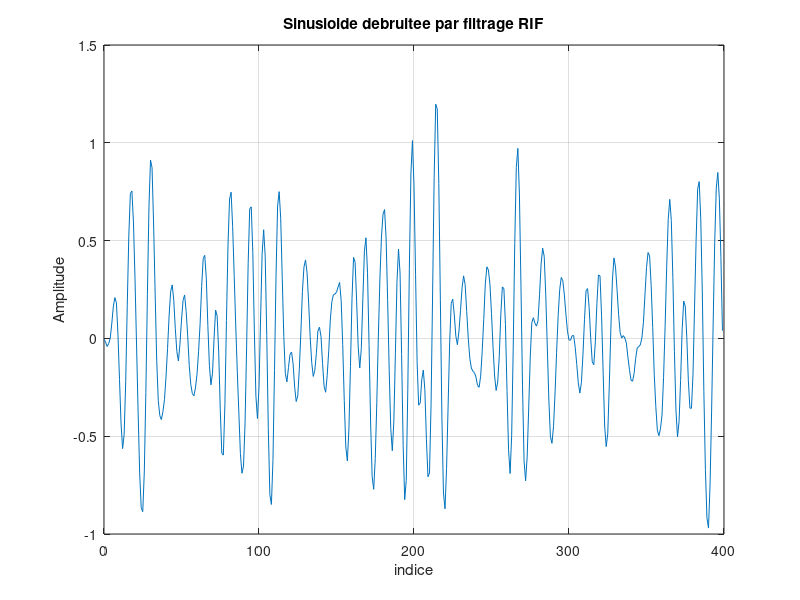
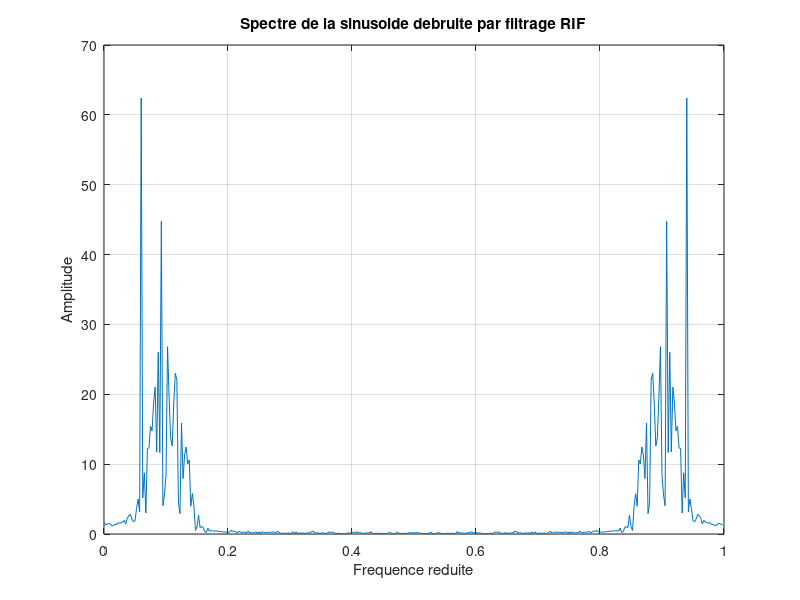

The MATLAB source for these figures, in order:
load signal04
sound(x)


v0 = 0.1;

vc1=0.9*v0;
vc2=1.1*v0;

Q=30;
h = fir1(Q,2*[vc1 vc2]);
z = filter(h,1,x)

N = length(z);
n=0:N-1;
figure
plot(n,z)
grid
xlabel('indice')
ylabel('Amplitude')
title('Sinusioide debruitee par filtrage RIF')

N = length(z);
v = (0:N-1)/N;

figure
plot(v,abs(fft(z)))
grid
xlabel('Frequence reduite')
ylabel('Amplitude')
title('Spectre de la sinusoide debruite par filtrage RIF')